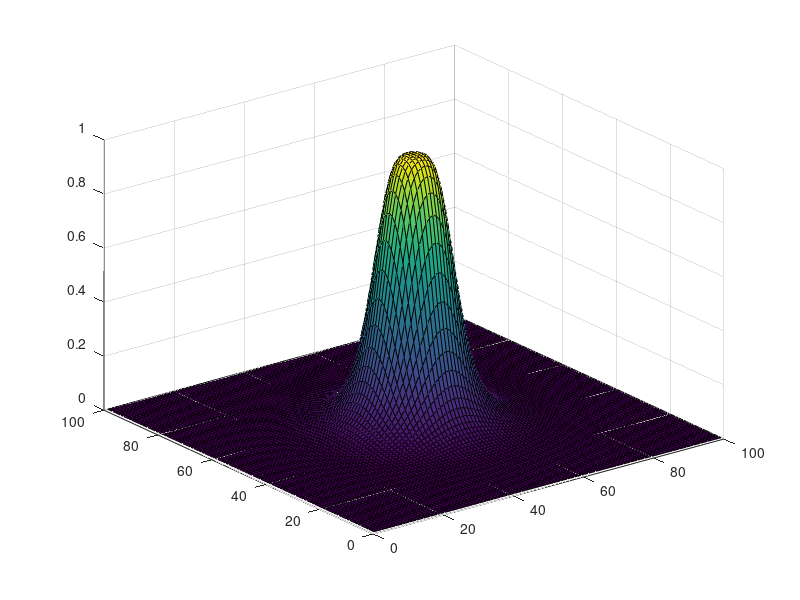

Recreate this plot in MATLAB.
clear;
close all;
clc;
n = 2;
r0 = 10;
matrix = zeros(100, 100);

[C R] = size(matrix);

for c = 1:C
    for r = 1:R
        ra = sqrt((c - C/2)^2 + (r - R/2)^2);
        matrix(c, r) = 1 / (1 + (ra/r0)^(2*n));
    end
end

%matrix = matrix / sum(matrix(:))
surf((matrix));
